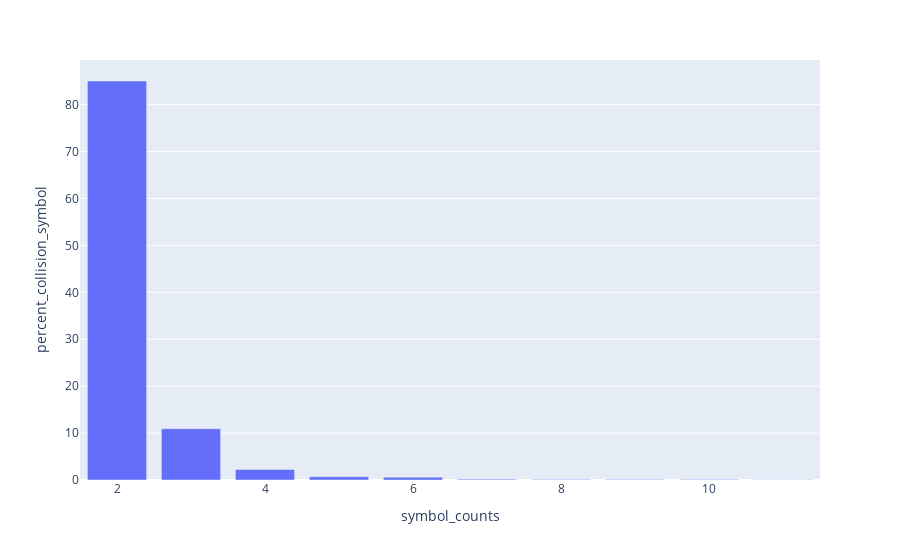

Notebook code for this chart:
### Code cell
create_ambiguous_symbol_histogram(ensg_ambiguous_symbol_counts, "ENSG", ensg_ambiguous_symbol_set_count)

### Figure 1 — Plotly figure (JSON) as saved in the notebook; plotly's stock layout.template omitted (floating-point values rounded to 4 significant figures)
{"data": [{"hovertemplate": "symbol_counts=%{x}<br>percent_collision_symbol=%{y}<extra></extra>", "legendgroup": "", "marker": {"color": "#636efa", "pattern": {"shape": ""}}, "name": "", "orientation": "v", "showlegend": false, "textposition": "auto", "type": "bar", "x": [2, 3, 4, 5, 6, 7, 8, 9, 10, 11], "xaxis": "x", "y": [85.04, 10.92, 2.249, 0.6884, 0.5966, 0.1836, 0.09179, 0.09179, 0.09179, 0.04589], "yaxis": "y"}], "layout": {"barmode": "relative", "legend": {"tracegroupgap": 0}, "margin": {"t": 60}, "xaxis": {"anchor": "y", "domain": [0, 1], "title": {"text": "symbol_counts"}}, "yaxis": {"anchor": "x", "domain": [0, 1], "title": {"text": "percent_collision_symbol"}}}}
